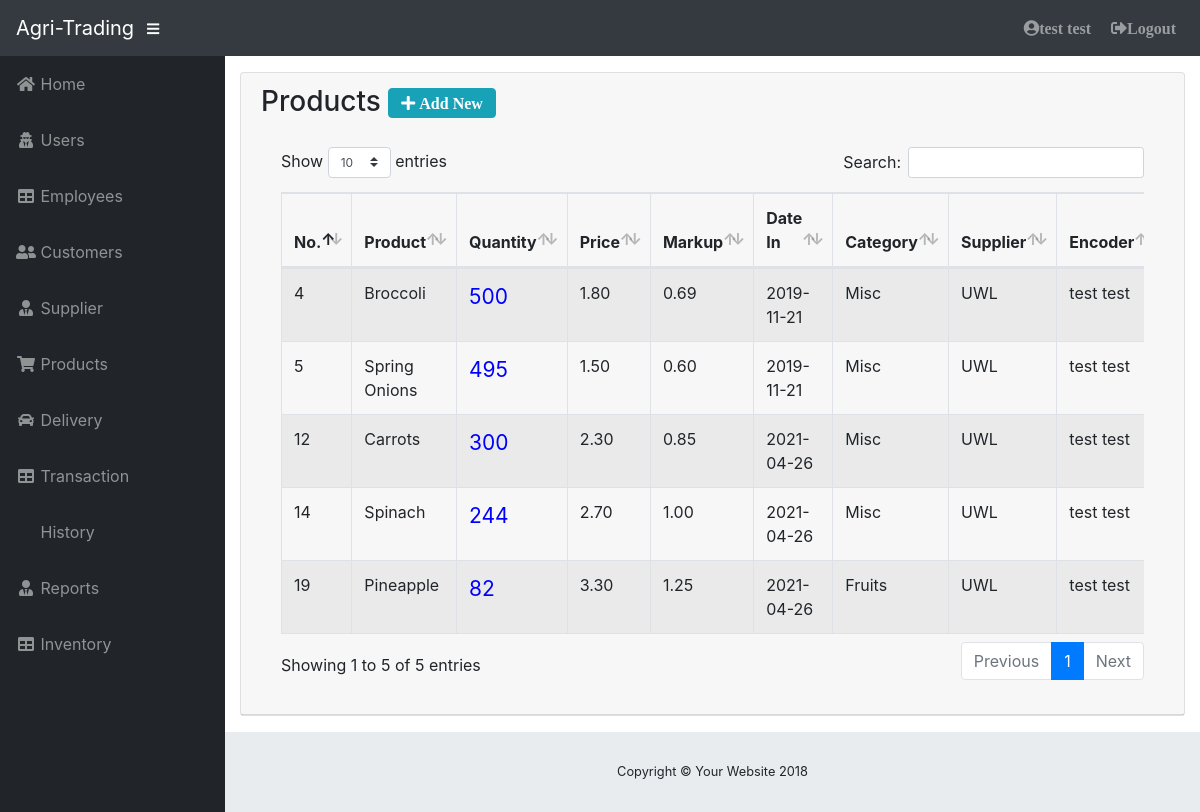
/admin/product.php (signed in), run on the app's committed database.
### tables this page shows
CREATE TABLE `tblproducts` (
  `product_id` int(11) NOT NULL,
  `product_name` varchar(50) NOT NULL,
  `quantity` int(11) NOT NULL DEFAULT 1,
  `price` decimal(6,2) NOT NULL,
  `profit` decimal(15,2) NOT NULL,
  `date_in` varchar(50) NOT NULL,
  `category_id` int(11) NOT NULL,
  `supplier_id` int(11) NOT NULL,
  `user_id` int(11) NOT NULL,
  `product_code` varchar(11) NOT NULL,
  `status` varchar(200) NOT NULL
);

CREATE TABLE `tblcategory` (
  `category_id` int(11) NOT NULL,
  `category` varchar(200) NOT NULL
);

CREATE TABLE `tblsupplier` (
  `supplier_id` int(11) NOT NULL,
  `supplier_name` varchar(30) NOT NULL,
  `contact` varchar(50) NOT NULL,
  `email` varchar(20) NOT NULL,
  `address` text NOT NULL
);

### admin/product.php (the view, shortened to what this page needs)
<?php
if(!isset($_SESSION["userid"])){
 header("Location: login.php");
}else{
include('../includes/connection.php');
include 'theme/header.php';
include 'theme/sidebar.php';
?>
<div class="card mb-3">
            <div class="card-header">
              <h3>Products <a href="productadd.php" type="button" class="btn btn-info fas fa-plus"> Add New</a></h3>
            <div class="card-body">
              <div class="table-responsive">
                            <table class="table table-bordered table-hover table-striped" id="dataTable" width="100%" cellspacing="0">
                                <thead>
                                    <tr>
                                        <th>No.</th>
                                        <th>Product</th>
                                        <th>Quantity</th>
                                        <th>Price</th>
                                        <th>Markup</th>
                                        <th>Date In</th>
                                        <th>Category</th>
                                        <th>Supplier</th>
                                        <th>Encoder</th>
                                    </tr>
                                </thead>
                                <tbody>
                                  <?php
                $query = 'SELECT *,category,supplier_name,concat(d.`fname`," ",d.`lname`)as name FROM tblproducts a inner join tblcategory b inner join tblsupplier c inner join tblusers d on a.`category_id` = b.`category_id` and a.`supplier_id` = c.`supplier_id` and a.`user_id` = d.`user_id`';
                    $result = mysqli_query($db, $query) or die (mysqli_error($db));
                        while ($row = mysqli_fetch_assoc($result)) {
                            echo '<tr>';
                            echo '<td>'. $row['product_id'].'</td>';
                            echo '<td> '.$row['product_name'].'</td>';
 echo '<td><a title="Update Quantity" href="updatequantity.php?id='. $row['product_code'].'" style="color: blue;font-size: 21px">'. $row['quantity'].' </a></td>';
                            echo '<td>'. $row['price'].'</td>';
                            echo '<td>'. $row['profit'].'</td>';
                            echo '<td>'. $row['date_in'].'</td>';
                            echo '<td>'. $row['category'].'</td>';
                            echo '<td>'. $row['supplier_name'].'</td>';
                            echo '<td>'. $row['name'].'</td>';
                            echo '</tr> ';
                }
            ?>
                                </tbody>
                            </table>
                        </div>
            </div>
          </div>
</div>
        </div>
<?php include 'theme/footer.php'; }?>

### admin/css/sb-admin.css (style rules this page uses)
html { position: relative; min-height: 100%; }
body { height: 100%; }
:root { --input-padding-x: 0.75rem; --input-padding-y: 0.75rem; }

### data on the page
tblproducts: product_id "4", product_name "Broccoli", quantity "500", price "1.80", profit "0.69", date_in "2019-11-21", category.category "Misc", supplier.supplier_name "UWL", name "test test"
tblproducts: product_id "5", product_name "Spring Onions", quantity "495", price "1.50", profit "0.60", date_in "2019-11-21", category.category "Misc", supplier.supplier_name "UWL", name "test test"
tblproducts: product_id "12", product_name "Carrots", quantity "300", price "2.30", profit "0.85", date_in "2021-04-26", category.category "Misc", supplier.supplier_name "UWL", name "test test"
tblproducts: product_id "14", product_name "Spinach", quantity "244", price "2.70", profit "1.00", date_in "2021-04-26", category.category "Misc", supplier.supplier_name "UWL", name "test test"
tblproducts: product_id "19", product_name "Pineapple", quantity "82", price "3.30", profit "1.25", date_in "2021-04-26", category.category "Fruits", supplier.supplier_name "UWL", name "test test"

### other printed values
$_SESSION['fname'] "test"
$_SESSION['lname'] "test"
